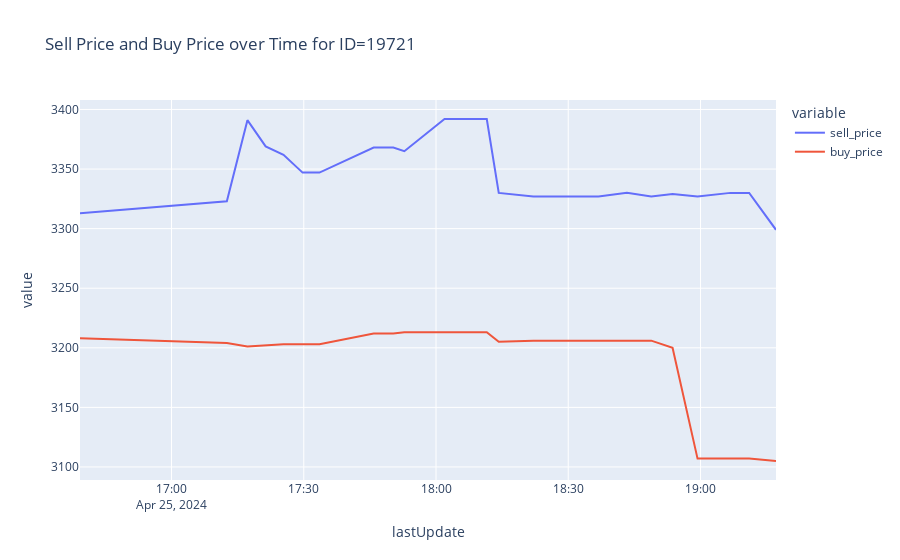

Source (notebook cell):
### Code cell
import pandas as pd
import plotly.express as px

# Load data from master CSV file into a DataFrame
df = pd.read_csv("master_data.csv")

# Convert 'lastUpdate' column to datetime
df['lastUpdate'] = pd.to_datetime(df['lastUpdate'])

# Filter data for ID=19721
filtered_df = df[df['id'] == 19721]

# Line chart
fig = px.line(filtered_df, x='lastUpdate', y=['sell_price', 'buy_price'], title='Sell Price and Buy Price over Time for ID=19721')
fig.update_xaxes(type='date')
fig.show()
